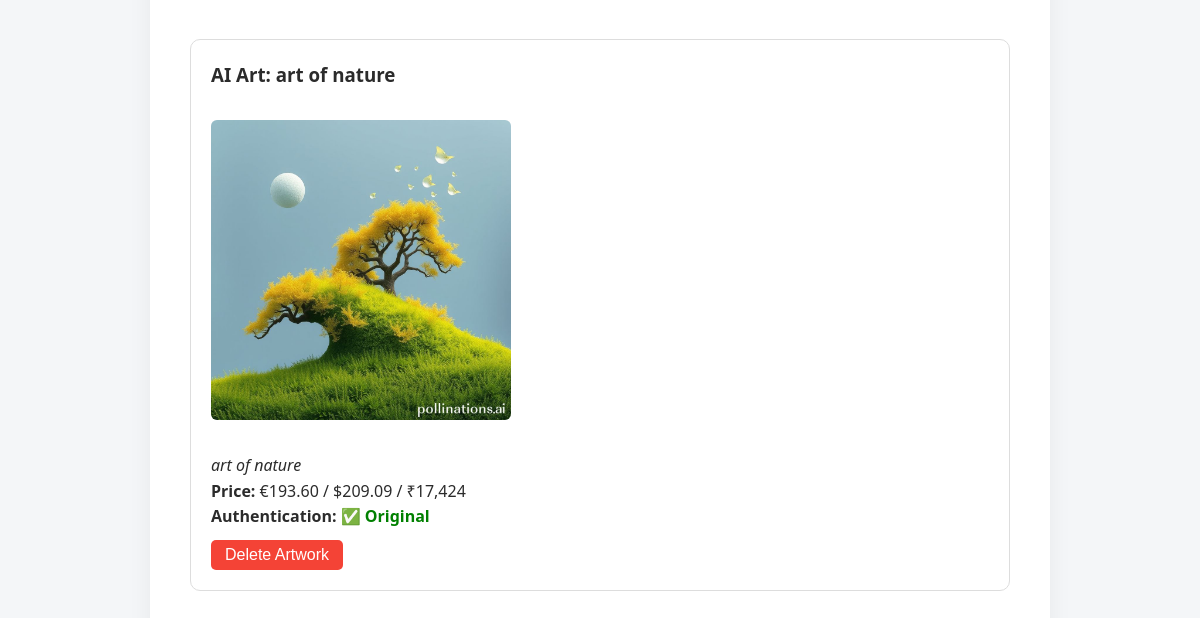
/dashboard (signed in, lower part), run on an earlier commit of the app's database.
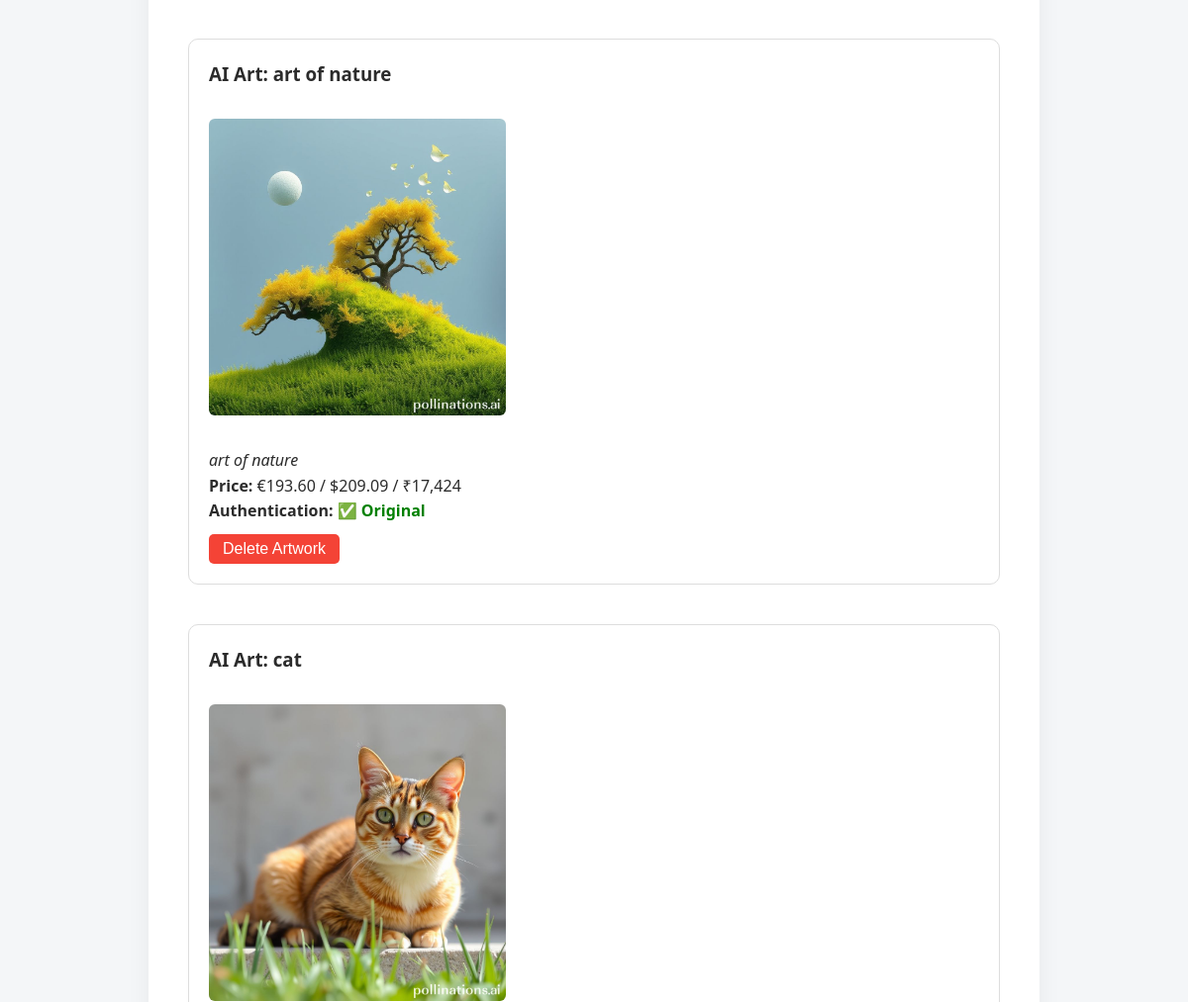
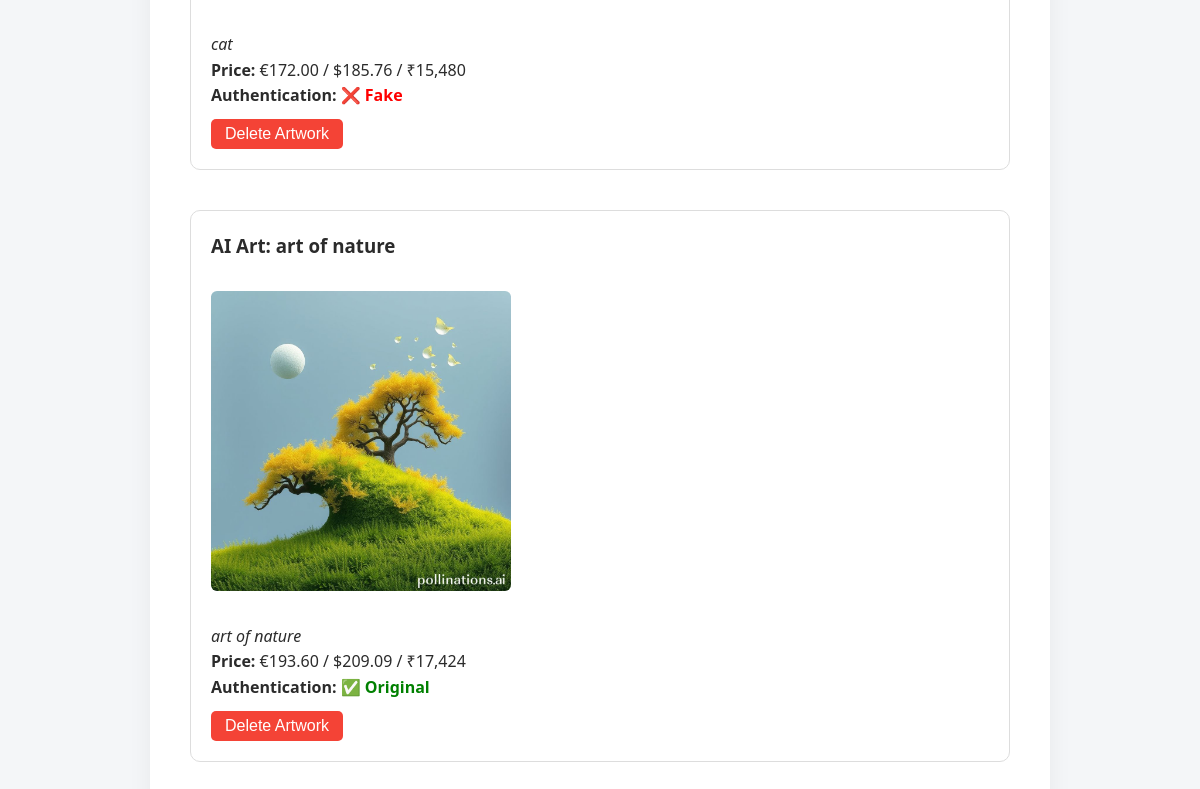
And on a later commit of the database (2 pictures, top to bottom).
### application.py (models this page shows)
class Artwork(db.Model):
    id = db.Column(db.Integer, primary_key=True)
    title = db.Column(db.String(150), nullable=False)
    description = db.Column(db.Text, nullable=False)
    image_url = db.Column(db.String(500), nullable=False)  # Storing local file path
    price = db.Column(db.Float)
    is_authenticated = db.Column(db.Boolean, default=False)
    user_id = db.Column(db.Integer, db.ForeignKey('user.id'), nullable=False)

### application.py (the view)
@application.route('/dashboard')
@login_required
def dashboard():
    artworks = Artwork.query.filter_by(user_id=current_user.id).all()
    return render_template('dashboard.html', artworks=artworks)

### application.py (called while the page is built)
@login_manager.user_loader
def load_user(user_id):
    return User.query.get(int(user_id))

### templates/dashboard.html (shortened to what this page needs)
{% extends "base.html" %}
{% block content %}
{% if artworks %}
    <ul style="list-style: none; padding: 0;">
    {% for art in artworks %}
        <li style="margin-bottom: 40px; padding: 20px; border: 1px solid #ddd; border-radius: 10px;">
            <h3 style="margin-bottom: 10px;">{{ art.title }}</h3>
            <img src="{{ art.image_url }}" alt="{{ art.title }}" width="300" style="border-radius: 6px;"><br><br>
            <p><em>{{ art.description }}</em></p>
            <p><strong>Price:</strong>
                {% if art.price is not none %}
                    €{{ "{:,.2f}".format(art.price) }} /
                    ${{ "{:,.2f}".format(art.price * 1.08) }} /
                    ₹{{ "{:,.0f}".format(art.price * 90) }}
                {% else %}
                    <span style="color: #999;">Pending</span>
                {% endif %}
            </p>
            <p><strong>Authentication:</strong>
                {% if art.is_authenticated %}
                    <span style="color: green; font-weight: bold;">✅ Original</span>
                {% else %}
                    <span style="color: red; font-weight: bold;">❌ Fake</span>
                {% endif %}
            </p>
            <form action="{{ url_for('delete_artwork', artwork_id=art.id) }}" method="POST"
                  onsubmit="return confirm('Are you sure you want to delete this artwork?');">
                <button type="submit"
                        style="padding: 6px 14px; background-color: #f44336; color: white; border: none; border-radius: 5px;">
                    Delete Artwork
                </button>
            </form>
        </li>
    {% endfor %}
    </ul>
{% else %}
    <p>You haven't added any artwork yet.</p>
{% endif %}
{% endblock %}

### templates/base.html (shortened to what this page needs)
<!DOCTYPE html>
<html lang="en">
<head>
    <link rel="stylesheet" href="{{ url_for('static', filename='css/styles.css') }}">
</head>
<body>
    <div class="container">
        {% block content %}{% endblock %}
    </div>
</body>
</html>

### static/css/styles.css (style rules this page uses)
* { margin: 0; padding: 0; box-sizing: border-box; }
body { font-family: 'Segoe UI', Roboto, Helvetica, Arial, sans-serif; background-color: #f4f6f8; color: #2b2b2b; line-height: 1.6; }
.container { max-width: 900px; margin: 40px auto; background-color: #fff; padding: 40px; border-radius: 12px; box-shadow: 0 12px 24px rgba(0, 0, 0, 0.06); }
button, input[type="submit"] { background-color: #1e88e5; color: white; border: none; padding: 10px 20px; margin-top: 10px; font-size: 1rem; border-radius: 6px; cursor: pointer; transition: background-color 0.3s ease; }
img { max-width: 100%; height: auto; border-radius: 10px; margin-top: 20px; }

What changed in the data, as far as the page shows it:
added Artwork: title "AI Art: cat", image_url (picture), description "cat", price "172.00", art.price*1.08 "185.76", art.price*90 "15,480", is_authenticated "❌ Fake"
added Artwork: title "AI Art: art of nature", image_url (picture), description "art of nature", price "193.60", art.price*1.08 "209.09", art.price*90 "17,424", is_authenticated "✅ Original"
